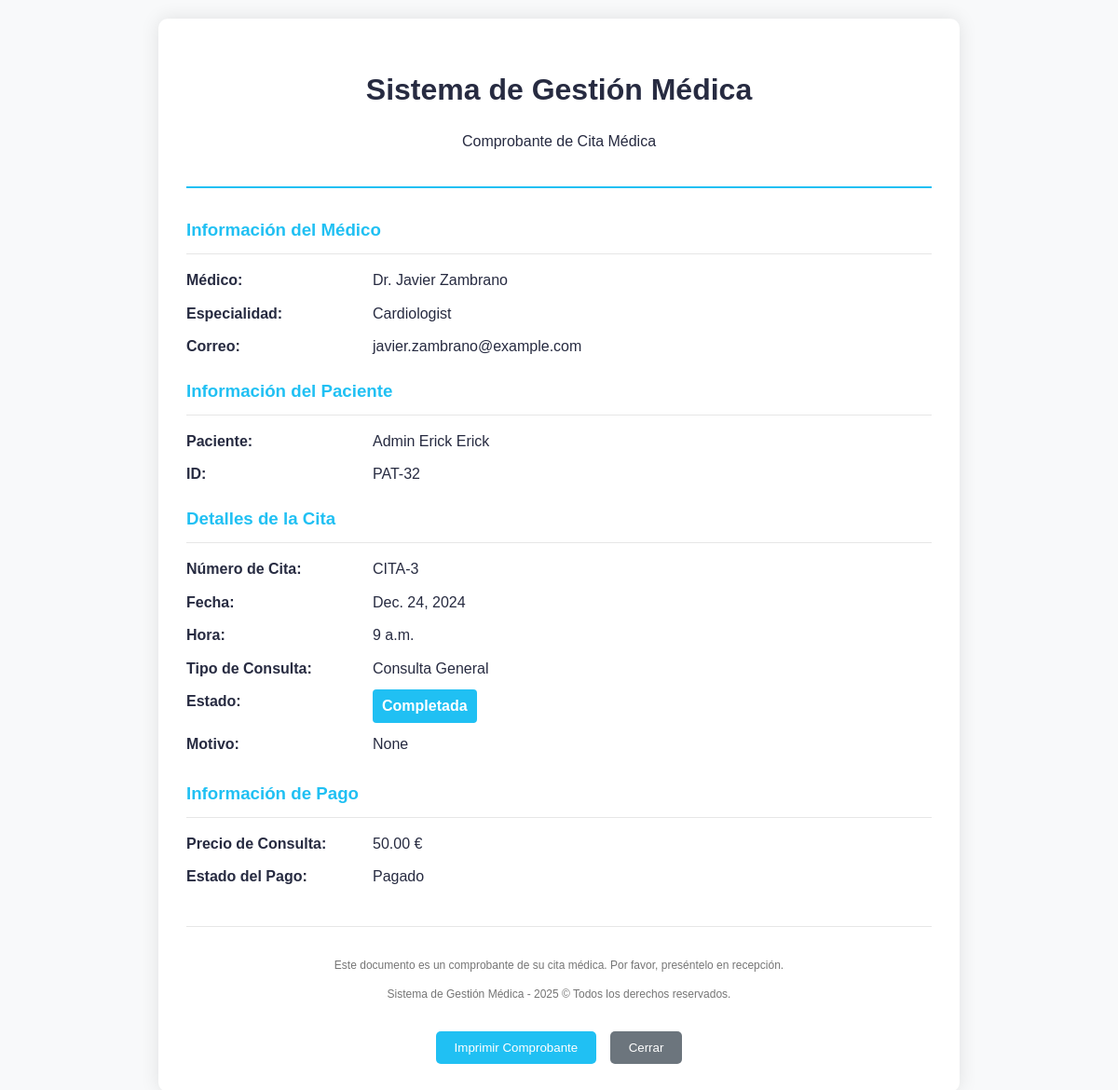
/patients/appointments/3/print/ (signed in), run on the app's committed database.
### bookings/models.py (models this page shows, shortened)
class Booking(models.Model):
    STATUS_CHOICES = (
        ('pending', 'Pendiente'),
        ('confirmed', 'Confirmada'),
        ('cancelled', 'Cancelada'),
        ('completed', 'Completada'),
        ('no_show', 'No Show'),
    )
    CONSULTATION_TYPES = (
        ('normal', 'Consulta General'),
        ('specialty', 'Consulta por Especialidad'),
    )
    doctor = models.ForeignKey(
        settings.AUTH_USER_MODEL,
        on_delete=models.CASCADE,
        related_name="appointments",
        limit_choices_to={"role": "doctor"},
    )
    patient = models.ForeignKey(
        settings.AUTH_USER_MODEL,
        on_delete=models.CASCADE,
        related_name="patient_appointments",
        limit_choices_to={"role": "patient"},
    )
    appointment_date = models.DateField()
    appointment_time = models.TimeField()
    booking_date = models.DateTimeField(auto_now_add=True)
    status = models.CharField(
        max_length=20,
        choices=STATUS_CHOICES,
        default="pending",
    )
    notes = models.TextField(blank=True, null=True)
    consultation_type = models.CharField(
        max_length=20,
        choices=CONSULTATION_TYPES,
        default="normal",
        verbose_name="Tipo de consulta"
    )
    medical_history_file = models.FileField(
        upload_to='medical_histories/',
        blank=True,
        null=True,
        verbose_name="Archivo de historial médico"
    )
    payment_status = models.BooleanField(
        default=False,
        verbose_name="Estado de pago"
    )
    amount_paid = models.DecimalField(
        max_digits=10,
        decimal_places=2,
        null=True,
        blank=True,
        verbose_name="Monto pagado"
    )
    class Meta:
        ordering = ['-appointment_date', '-appointment_time']
        verbose_name = "Cita"
        verbose_name_plural = "Citas"
    @property
    def price(self):
        if hasattr(self, 'consultation_type') and self.consultation_type == 'specialty':
            return "100.00"
        return "50.00"
    class Meta:
        ordering = ["-appointment_date", "-appointment_time"]
        verbose_name = "Cita"
        verbose_name_plural = "Citas"
        unique_together = ["doctor", "appointment_date", "appointment_time"]

### accounts/models.py (models this page shows, shortened)
class User(AbstractUser):
    class RoleChoices(models.TextChoices):
        DOCTOR = "doctor", "Doctor"
        PATIENT = "patient", "Patient"
    username = models.CharField(max_length=30, unique=True)
    role = models.CharField(
        choices=RoleChoices.choices,
        max_length=20,
        default="patient",
        error_messages={"required": "Role must be provided"},
    )
    email = models.EmailField(
        blank=True,
        error_messages={
            "unique": "A user with that email already exists.",
        },
    )
    first_name = models.CharField(max_length=150, blank=True)
    last_name = models.CharField(max_length=150, blank=True)
    registration_number = models.IntegerField(null=True, blank=True)
    USERNAME_FIELD = "username"
    REQUIRED_FIELDS = []
    objects = CustomUserManager()
    def get_full_name(self):
        full_name = "%s %s" % (self.first_name, self.last_name)
        return full_name.strip() or self.username

class Profile(models.Model):
    user = models.OneToOneField(User, on_delete=models.CASCADE, related_name="profile")
    avatar = models.ImageField(default="defaults/user.png", upload_to=profile_photo_directory_path)
    image = models.ImageField(upload_to='profiles/', null=True, blank=True)
    bio = models.TextField(blank=True, null=True)
    phone = models.CharField(max_length=20, blank=True, null=True)
    dob = models.DateField(blank=True, null=True)
    about = models.TextField(blank=True, null=True)
    specialization = models.CharField(max_length=255, blank=True, null=True)
    gender = models.CharField(max_length=10,
                              choices=
                              [("male", "Male"),
                               ("female", "Female"),
                               ("other", "Other")],blank=True,)
    address = models.TextField(blank=True, null=True)
    city = models.CharField(max_length=100, blank=True)
    state = models.CharField(max_length=100, blank=True)
    postal_code = models.CharField(max_length=20, blank=True)
    country = models.CharField(max_length=100, blank=True)
    price_per_consultation = models.DecimalField(max_digits=10, decimal_places=2, null=True, blank=True)
    is_available = models.BooleanField(default=True)
    blood_group = models.CharField(max_length=5,
        choices=[
            ("A+", "A+"),
            ("A-", "A-"),
            ("B+", "B+"),
            ("B-", "B-"),
            ("O+", "O+"),
            ("O-", "O-"),
            ("AB+", "AB+"),
            ("AB-", "AB-"),
        ],
        blank=True,
        null=True,
    )
    allergies = models.TextField(blank=True, null=True)
    medical_conditions = models.TextField(blank=True, null=True)
    experience = models.PositiveIntegerField(default=0)
    @property
    def image(self):
        return (
            self.avatar.url
            if self.avatar.storage.exists(self.avatar.name)
            else f"{settings.MEDIA_URL}defaults/user.png"
        )

### patients/views.py (the view)
class AppointmentPrintView(DetailView):
    model = Booking
    template_name = "patients/appointment-print.html"
    context_object_name = "appointment"
    def get_queryset(self):
        user = self.request.user
        queryset = Booking.objects.select_related(
            "doctor", "doctor__profile", "patient", "patient__profile"
        )
        if user.role == 'doctor':
            return queryset.filter(Q(doctor=user) | Q(patient=user))
        elif user.is_staff:  # Administrador
            return queryset  # Sin filtro, puede ver todas
        else:  # Paciente
            return queryset.filter(patient=user)
    def render_to_response(self, context):
        from django.template.loader import render_to_string
        from django.http import HttpResponse
        html_string = render_to_string(
            self.template_name, context, request=self.request
        )
        return HttpResponse(html_string)

### accounts/managers.py (called while the page is built)
    def get(self, *args, **kwargs):
        return super().select_related("profile").get(*args, **kwargs)

### templates/patients/appointment-print.html (shortened to what this page needs)
<!DOCTYPE html>
<html lang="es">
<head>
</head>
<body>
    <div class="print-container">
        <div class="header">
            <h1>Sistema de Gestión Médica</h1>
            <p>Comprobante de Cita Médica</p>
        </div>
        <div class="doctor-info section">
            <h3 class="section-title">Información del Médico</h3>
            <div class="detail-row">
                <span class="detail-label">Médico:</span>
                <span class="detail-value">Dr. {{ appointment.doctor.get_full_name }}</span>
            </div>
            <div class="detail-row">
                <span class="detail-label">Especialidad:</span>
                <span class="detail-value">{{ appointment.doctor.profile.specialization }}</span>
            </div>
            <div class="detail-row">
                <span class="detail-label">Correo:</span>
                <span class="detail-value">{{ appointment.doctor.email }}</span>
            </div>
        </div>
        <div class="patient-info section">
            <h3 class="section-title">Información del Paciente</h3>
            <div class="detail-row">
                <span class="detail-label">Paciente:</span>
                <span class="detail-value">{{ appointment.patient.get_full_name }}</span>
            </div>
            <div class="detail-row">
                <span class="detail-label">ID:</span>
                <span class="detail-value">PAT-{{ appointment.patient.id }}</span>
            </div>
        </div>
        <div class="appointment-details section">
            <h3 class="section-title">Detalles de la Cita</h3>
            <div class="detail-row">
                <span class="detail-label">Número de Cita:</span>
                <span class="detail-value">CITA-{{ appointment.id }}</span>
            </div>
            <div class="detail-row">
                <span class="detail-label">Fecha:</span>
                <span class="detail-value">{{ appointment.appointment_date }}</span>
            </div>
            <div class="detail-row">
                <span class="detail-label">Hora:</span>
                <span class="detail-value">{{ appointment.appointment_time }}</span>
            </div>
            <div class="detail-row">
                <span class="detail-label">Tipo de Consulta:</span>
                <span class="detail-value">{{ appointment.get_consultation_type_display|default:"Consulta General" }}</span>
            </div>
            <div class="detail-row">
                <span class="detail-label">Estado:</span>
                <span class="detail-value">
                    <span class="status status-{{ appointment.status }}">{{ appointment.get_status_display }}</span>
                </span>
            </div>
            <div class="detail-row">
                <span class="detail-label">Motivo:</span>
                <span class="detail-value">{{ appointment.reason|default:appointment.notes }}</span>
            </div>
        </div>
        <div class="section">
            <h3 class="section-title">Información de Pago</h3>
            <div class="detail-row">
                <span class="detail-label">Precio de Consulta:</span>
                <span class="detail-value">{{ appointment.price|default:"50.00" }} €</span>
            </div>
            <div class="detail-row">
                <span class="detail-label">Estado del Pago:</span>
                <span class="detail-value">Pagado</span>
            </div>
        </div>
        <div class="footer">
            <p>Este documento es un comprobante de su cita médica. Por favor, preséntelo en recepción.</p>
            <p>Sistema de Gestión Médica - {{ appointment.created_at|date:"Y"|default:2025 }} &copy; Todos los derechos reservados.</p>
        </div>
        <div class="no-print" style="text-align: center; margin-top: 30px;">
            <button onclick="window.print();" style="padding: 10px 20px; background: #20c0f3; color: white; border: none; border-radius: 5px; cursor: pointer;">
                Imprimir Comprobante
            </button>
            <button onclick="window.close();" style="padding: 10px 20px; margin-left: 10px; background: #6c757d; color: white; border: none; border-radius: 5px; cursor: pointer;">
                Cerrar
            </button>
        </div>
    </div>
</body>
</html>

### templates/patients/appointment-print.html (style rules this page uses)
body { font-family: 'Arial', sans-serif; line-height: 1.6; color: #272b41; background: #f8f9fa; padding: 20px; margin: 0; }
.print-container { max-width: 800px; margin: 0 auto; background: #fff; padding: 30px; border-radius: 10px; box-shadow: 0 0 20px rgba(0, 0, 0, 0.1); }
.header { text-align: center; margin-bottom: 30px; border-bottom: 2px solid #20c0f3; padding-bottom: 20px; }
.header h1 { color: #272b41; margin-bottom: 10px; }
.appointment-details { margin-bottom: 30px; }
.section { margin-bottom: 25px; }
.section-title { color: #20c0f3; border-bottom: 1px solid #e6e6e6; padding-bottom: 10px; margin-bottom: 15px; }
.detail-row { display: flex; margin-bottom: 10px; }
.detail-label { width: 200px; font-weight: bold; color: #272b41; }
.detail-value { flex: 1; }
.status { display: inline-block; padding: 5px 10px; border-radius: 4px; font-weight: bold; color: white; }
.status-completed { background: #20c0f3; }
.footer { margin-top: 40px; text-align: center; font-size: 12px; color: #757575; border-top: 1px solid #e6e6e6; padding-top: 20px; }
.doctor-info { margin-bottom: 20px; }
.patient-info { margin-bottom: 20px; }

### data on the page
Booking: doctor.get_full_name "Javier Zambrano", doctor.profile.specialization "Cardiologist", doctor.email "javier.zambrano@example.com", patient.get_full_name "Admin Erick Erick", patient.id "32", id "3", appointment_date "Dec. 24, 2024", appointment_time "9 a.m.", consultation_type "Consulta General", status "Completada", reason "None", price "50.00"

### other printed values
{{ appointment.created_at|date:"Y"|default:2025 }} "2025"
